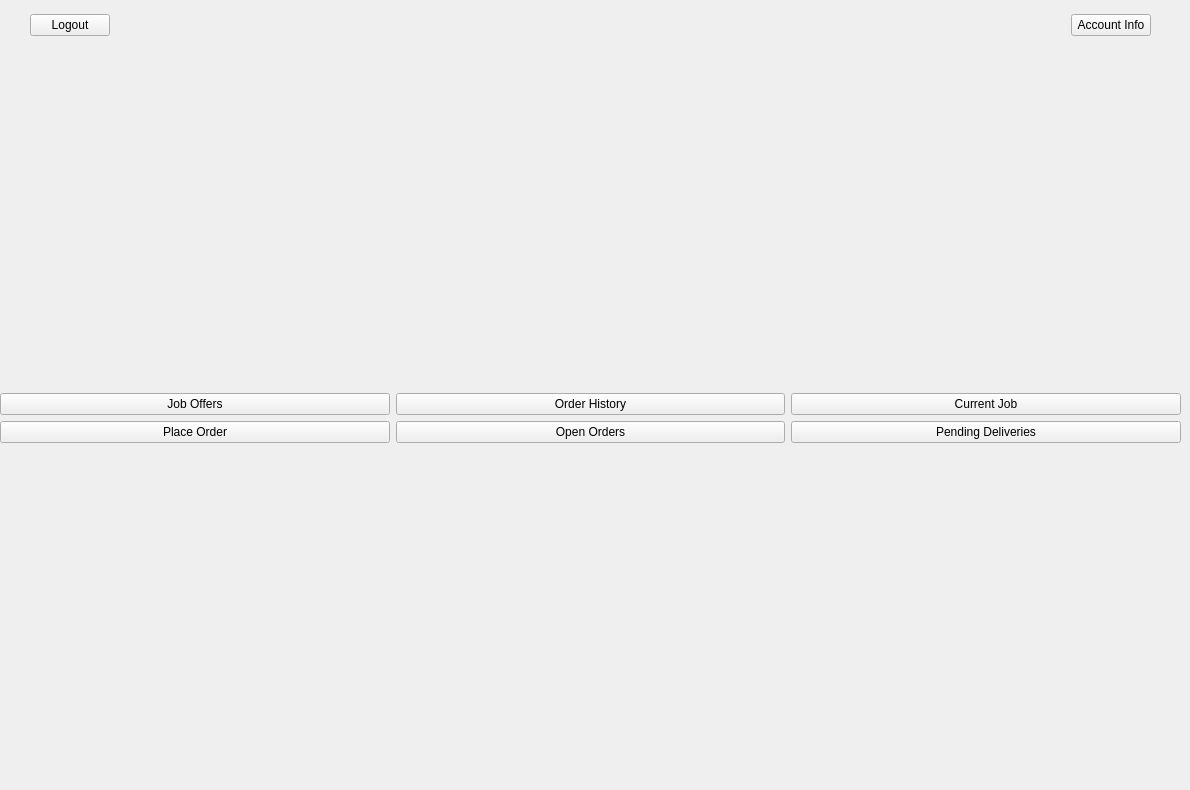
      <widget class="QWidget" name="userHome">
       <widget class="QWidget" name="horizontalLayoutWidget">
        <property name="geometry">
         <rect>
          <x>30</x>
          <y>0</y>
          <width>1121</width>
          <height>51</height>
         </rect>
        </property>
        <layout class="QHBoxLayout" name="horizontalLayout_2">
         <item>
          <widget class="QPushButton" name="logoutBTN">
           <property name="text">
            <string>Logout</string>
           </property>
          </widget>
         </item>
         <item>
          <spacer name="horizontalSpacer_3">
           <property name="orientation">
            <enum>Qt::Horizontal</enum>
           </property>
           <property name="sizeHint" stdset="0">
            <size>
             <width>40</width>
             <height>20</height>
            </size>
           </property>
          </spacer>
         </item>
         <item>
          <widget class="QPushButton" name="accountInfo">
           <property name="text">
            <string>Account Info</string>
           </property>
          </widget>
         </item>
        </layout>
       </widget>
       <widget class="QWidget" name="gridLayoutWidget_2">
        <property name="geometry">
         <rect>
          <x>0</x>
          <y>60</y>
          <width>1181</width>
          <height>721</height>
         </rect>
        </property>
        <layout class="QGridLayout" name="homeButtons">
         <item row="5" column="0">
          <widget class="QWidget" name="widget" native="true"/>
         </item>
         <item row="2" column="0">
          <widget class="QPushButton" name="jobOffersBTN">
           <property name="text">
            <string>Job Offers</string>
           </property>
          </widget>
         </item>
         <item row="2" column="1">
          <widget class="QPushButton" name="orderHistoryBTN">
           <property name="text">
            <string>Order History</string>
           </property>
          </widget>
         </item>
         <item row="4" column="2">
          <widget class="QPushButton" name="pendingDeliveriesBTN">
           <property name="text">
            <string>Pending Deliveries</string>
           </property>
          </widget>
         </item>
         <item row="0" column="0">
          <spacer name="verticalSpacer">
           <property name="orientation">
            <enum>Qt::Vertical</enum>
           </property>
           <property name="sizeHint" stdset="0">
            <size>
             <width>20</width>
             <height>40</height>
            </size>
           </property>
          </spacer>
         </item>
         <item row="2" column="2">
          <widget class="QPushButton" name="currentJobBTN">
           <property name="text">
            <string>Current Job</string>
           </property>
          </widget>
         </item>
         <item row="6" column="0">
          <spacer name="verticalSpacer_2">
           <property name="orientation">
            <enum>Qt::Vertical</enum>
           </property>
           <property name="sizeHint" stdset="0">
            <size>
             <width>20</width>
             <height>40</height>
            </size>
           </property>
          </spacer>
         </item>
         <item row="4" column="1">
          <widget class="QPushButton" name="openOrdersBTN">
           <property name="text">
            <string>Open Orders</string>
           </property>
          </widget>
         </item>
         <item row="4" column="0">
          <widget class="QPushButton" name="placeOrderBTN">
           <property name="text">
            <string>Place Order</string>
           </property>
          </widget>
         </item>
        </layout>
       </widget>
      </widget>
